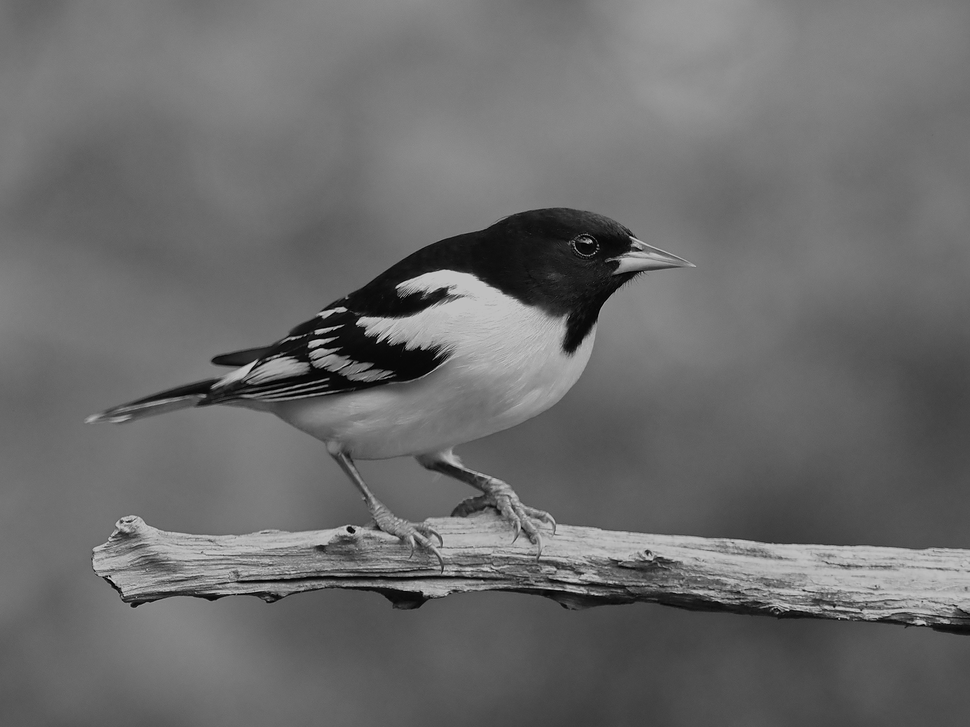
#> input picture bird.png, 970 x 727 px, shrunk from 2000 x 1500 before the run, found by its file name
$ python cau5.py
#> lines starting #> are read from the running program, lines starting #| are printed output that depends on the picture
import cv2
import numpy as np

# Bước 1: Nạp ảnh
image = cv2.imread('bird.png')  # Thay bằng đường dẫn ảnh thật
#> image is the input picture: shape (727, 970, 3); min 0, max 213, mean 107.3

# Bước 2: Chuyển sang HSV và chuyển kiểu float để tính toán chính xác
hsv_image = cv2.cvtColor(image, cv2.COLOR_BGR2HSV).astype(np.float32)
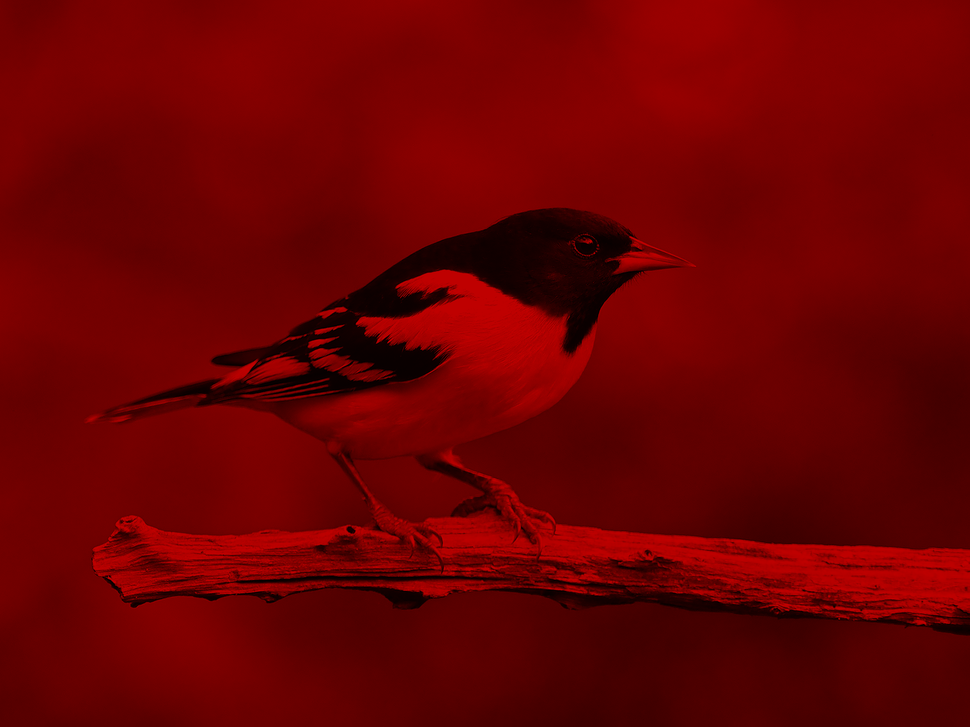
#> hsv_image: shape (727, 970, 3) float32; mean B, G, R 0, 0, 107.3

# Bước 3: Thay đổi các kênh
# H_new = (H + 60) % 180
hsv_image[:, :, 0] = (hsv_image[:, :, 0] + 60) % 180
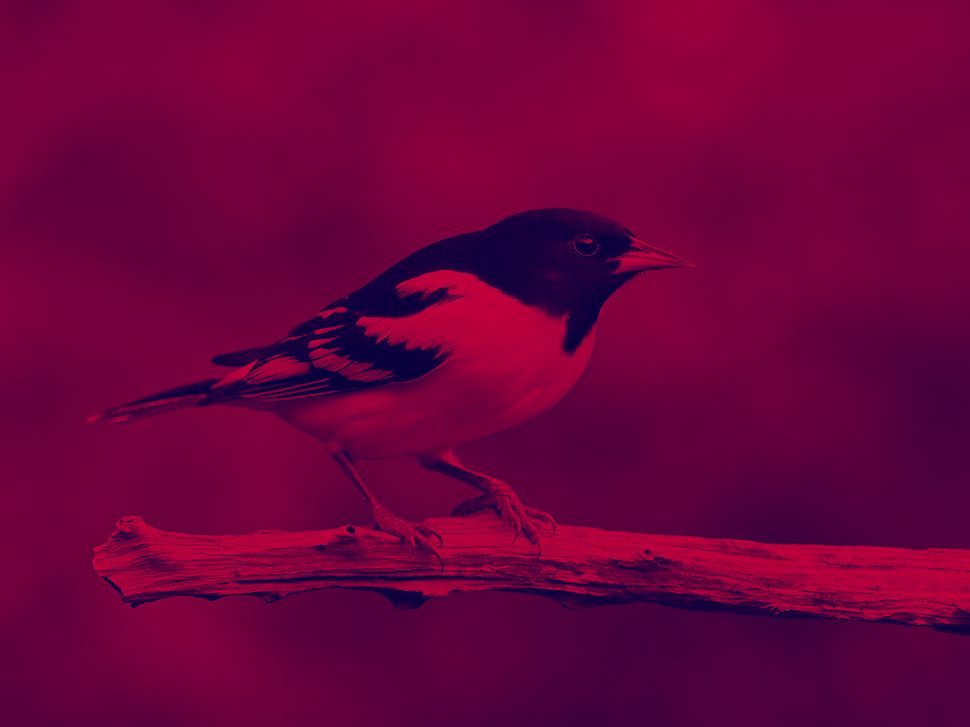
#> hsv_image: shape (727, 970, 3) float32; mean B, G, R 60, 0, 107.3

# S_new = S * 1.2, giới hạn tối đa 255
hsv_image[:, :, 1] = np.clip(hsv_image[:, :, 1] * 1.2, 0, 255)

# V_new = V * 0.8
hsv_image[:, :, 2] = np.clip(hsv_image[:, :, 2] * 0.8, 0, 255)
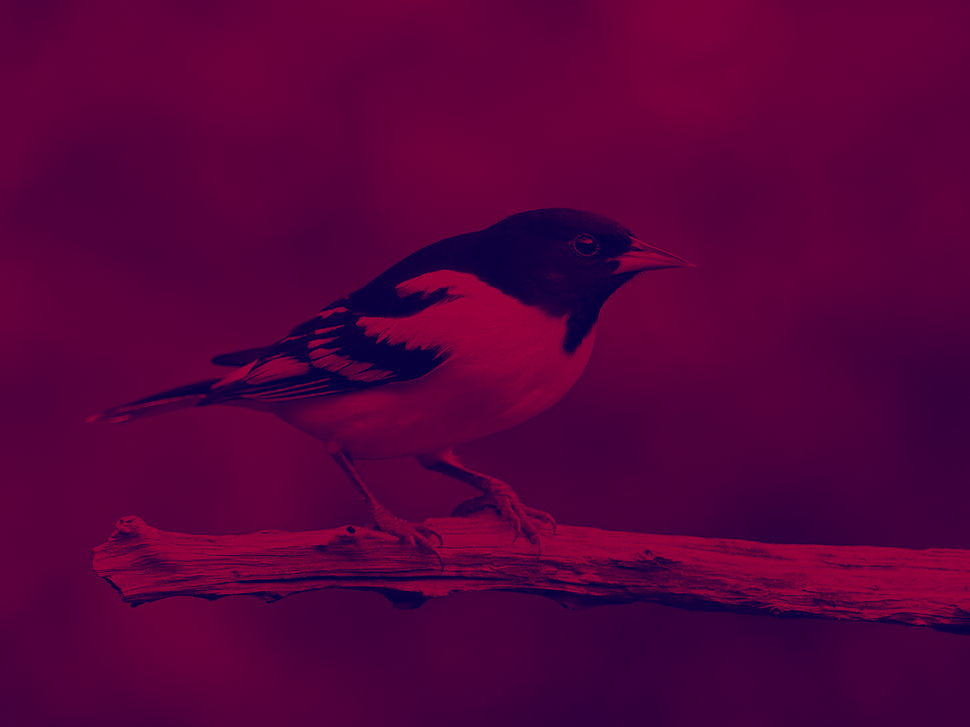
#> hsv_image: shape (727, 970, 3) float32; mean B, G, R 60, 0, 85.9

# Bước 4: Chuyển lại về uint8 và BGR để lưu
hsv_image = hsv_image.astype(np.uint8)
result_image = cv2.cvtColor(hsv_image, cv2.COLOR_HSV2BGR)
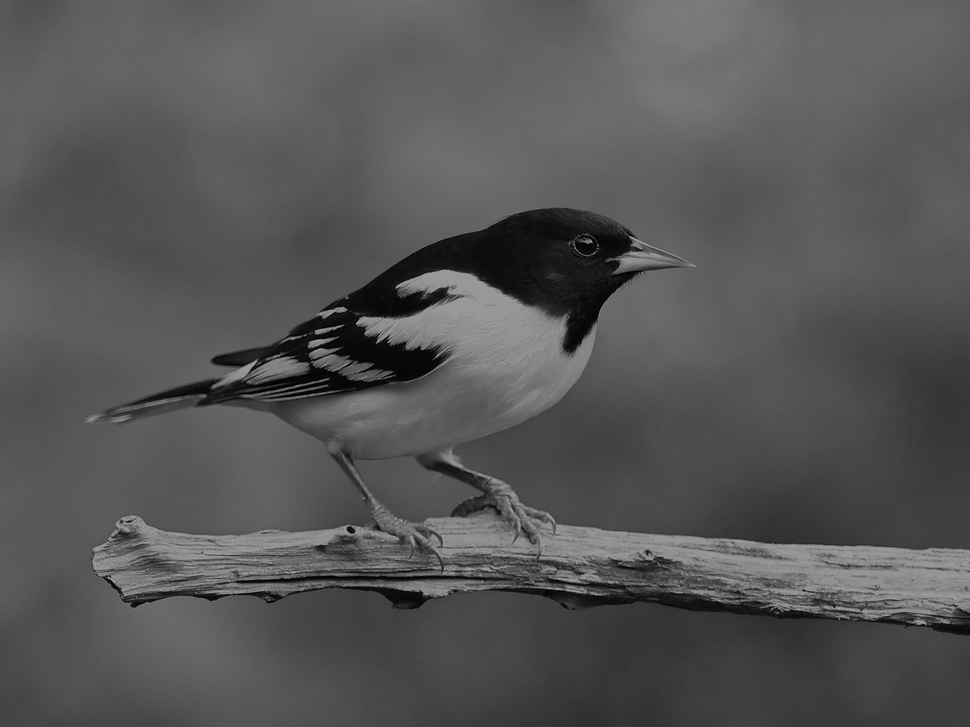
#> result_image: shape (727, 970, 3); min 0, max 170, mean 85.5

# Bước 5: Lưu ảnh mới
cv2.imwrite('bird.jpg', result_image)

print("Đã xử lý và lưu ảnh với H+60, S*1.2, V*0.8")
